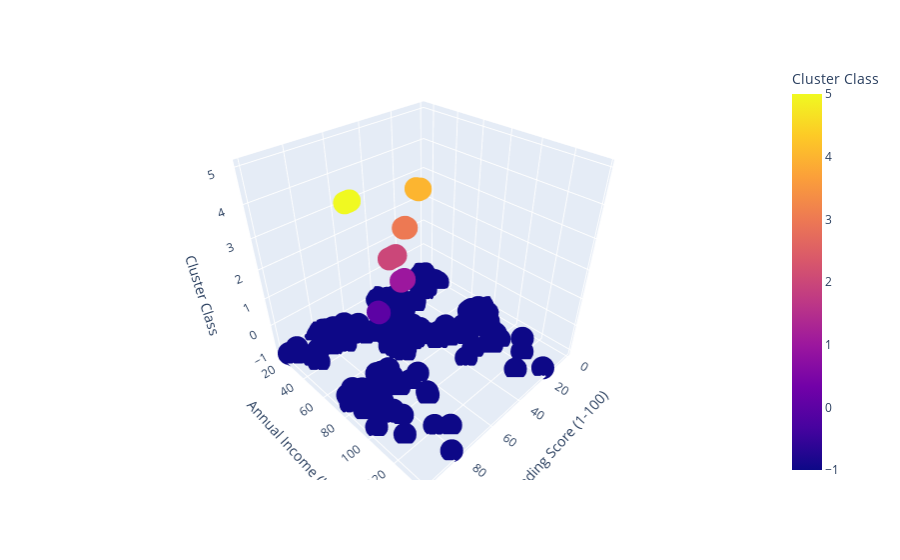

Notebook code for this chart:
### Code cell
### Visuliaizing the clusters in 3d

import plotly.express as px

fig = px.scatter_3d(features, x="Spending Score (1-100)", y="Annual Income (k$)", z="Cluster Class", color="Cluster Class")
fig.update_traces(marker=dict(size=8))
#                               line=dict(width=2,
#                                         color='DarkSlateGrey')),
#                   selector=dict(mode='markers')))
fig.show()

### Figure 1 — Plotly figure (JSON) as saved in the notebook; plotly's stock layout.template omitted (floating-point values rounded to 4 significant figures; data arrays with more than 128 entries replaced by an {"elided": "..."} marker saying what was removed)
{"data": [{"hovertemplate": "Spending Score (1-100)=%{x}<br>Annual Income (k$)=%{y}<br>Cluster Class=%{marker.color}<extra></extra>", "legendgroup": "", "marker": {"color": {"elided": "200 int values"}, "coloraxis": "coloraxis", "size": 8, "symbol": "circle"}, "mode": "markers", "name": "", "scene": "scene", "showlegend": false, "type": "scatter3d", "x": {"elided": "200 int values"}, "y": {"elided": "200 int values"}, "z": {"elided": "200 int values"}}], "layout": {"coloraxis": {"colorbar": {"title": {"text": "Cluster Class"}}, "colorscale": [[0, "#0d0887"], [0.1111, "#46039f"], [0.2222, "#7201a8"], [0.3333, "#9c179e"], [0.4444, "#bd3786"], [0.5556, "#d8576b"], [0.6667, "#ed7953"], [0.7778, "#fb9f3a"], [0.8889, "#fdca26"], [1, "#f0f921"]]}, "legend": {"tracegroupgap": 0}, "margin": {"t": 60}, "scene": {"domain": {"x": [0, 1], "y": [0, 1]}, "xaxis": {"title": {"text": "Spending Score (1-100)"}}, "yaxis": {"title": {"text": "Annual Income (k$)"}}, "zaxis": {"title": {"text": "Cluster Class"}}}}}
